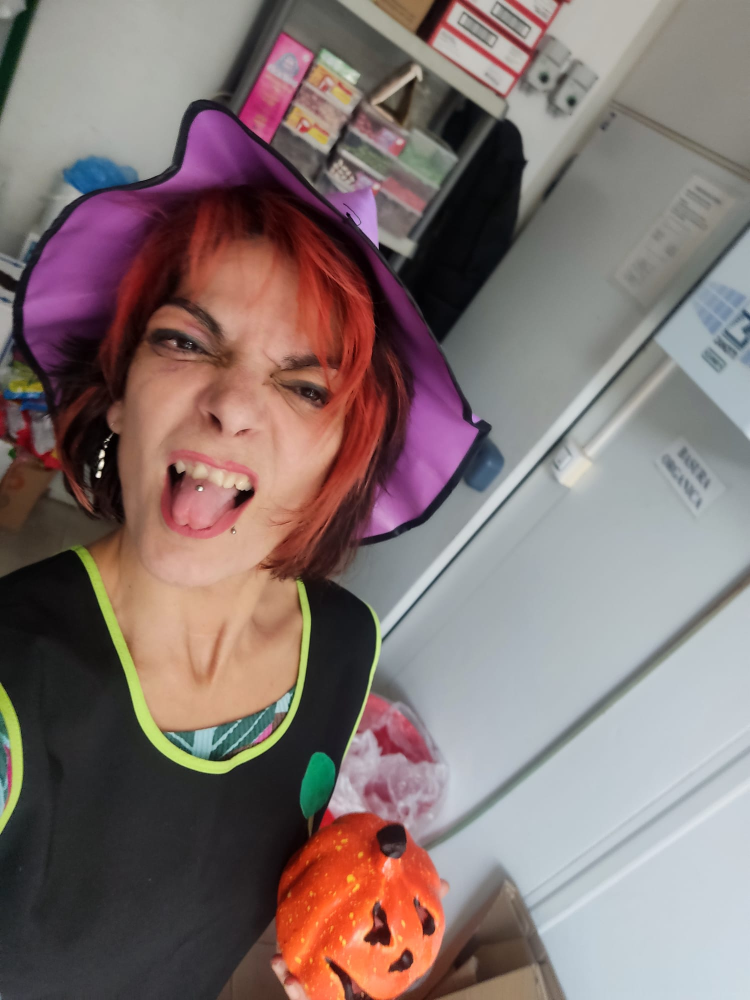
#> input picture Video aniversario/1.jpeg, 1500 x 2000 px (shown at 1/2 size)
$ python -i cuadros-video.py   (imports and definitions only)
#> lines starting #> are read from the running program, lines starting #| are printed output that depends on the picture
"""Prepara todos los fotogramas del vídeo, en orden, numerados.

Entrada (dos cartelas) · las fotos · «Todas» · el cierre.
Todos a 1080x1920, y las que no son verticales van sobre el verde, sin recortar.
"""
import os
import shutil
import sys

from PIL import Image, ImageFilter

# [1 line not run here, left out]

W, H = 1080, 1920
VERDE = (30, 154, 69)
VERDE_OSCURO = (16, 92, 42)

RAIZ = r"C:\Users\Usuario\Desktop\APP Malato\Video aniversario"
CARTELAS = os.path.join(RAIZ, "cartelas")
SALIDA = os.path.join(RAIZ, "cuadros")

# [3 lines not run here, left out]


def fondo_verde():
    img = Image.new("RGB", (W, H), VERDE)
    d = ImageDraw = None
    from PIL import ImageDraw
    d = ImageDraw.Draw(img)
    for y in range(H):
        t = y / H
        r = int(VERDE_OSCURO[0] + (VERDE[0] - VERDE_OSCURO[0]) * (1 - t))
        g = int(VERDE_OSCURO[1] + (VERDE[1] - VERDE_OSCURO[1]) * (1 - t))
        b = int(VERDE_OSCURO[2] + (VERDE[2] - VERDE_OSCURO[2]) * (1 - t))
        d.line([(0, y), (W, y)], fill=(r, g, b))
    return img


def encaja_entera(ruta):
    """La foto ENTERA, sin recortar: se ve más pequeña, en el centro, sobre el verde."""
    im = Image.open(ruta).convert("RGB")
    base = fondo_verde()
    escala = min(W / im.size[0], (H - 240) / im.size[1])
    n = (int(im.size[0] * escala), int(im.size[1] * escala))
    im = im.resize(n, Image.LANCZOS)
    base.paste(im, ((W - n[0]) // 2, (H - n[1]) // 2))
    return base


def encaja(ruta):
    """La foto, llenando 1080x1920. Si no es vertical, sobre el verde y sin recortar."""
#> called with ruta = '../Video aniversario/1.jpeg'
    im = Image.open(ruta).convert("RGB")
#> im is the input picture: PIL image 1500x2000 RGB; mean R, G, B 131, 115, 113
    # solo se recorta si la foto ya es casi 9:16; si no, se ve ENTERA sobre el verde
    if abs(im.size[0] / im.size[1] - W / H) > 0.10:
        base = fondo_verde()
#> in fondo_verde, `img = Image.new("RGB", (W, H), VERDE)`:
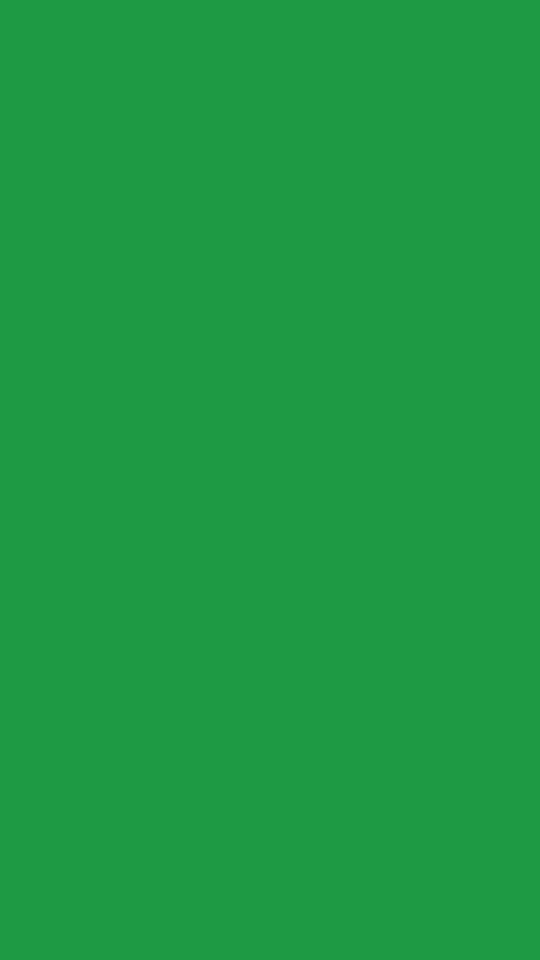
#> img: PIL image 1080x1920 RGB (shown at 1/2 size); mean R, G, B 30, 154, 69
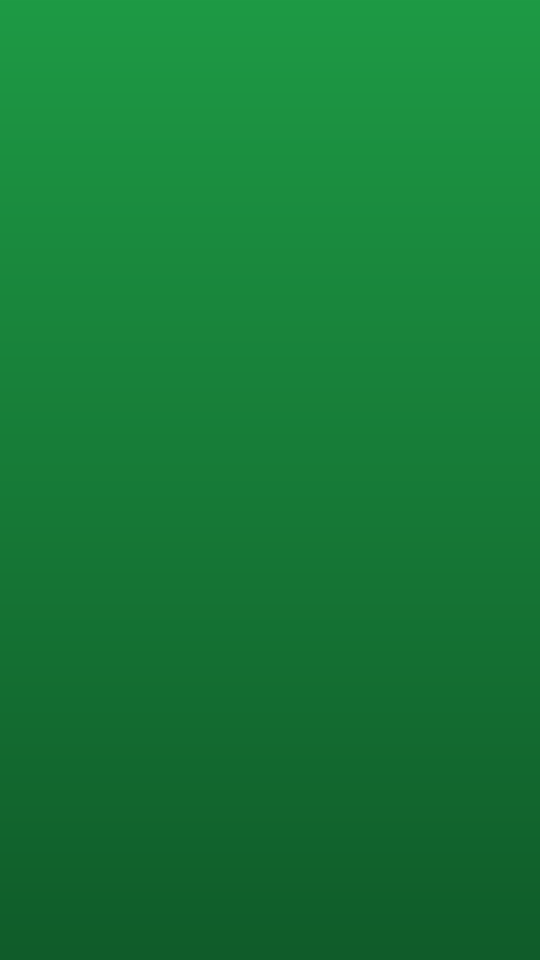
#> base: PIL image 1080x1920 RGB (shown at 1/2 size); mean R, G, B 22.5, 122.5, 55
        escala = min(W / im.size[0], (H - 200) / im.size[1])
#> escala = 0.72
        n = (int(im.size[0] * escala), int(im.size[1] * escala))
#> n = (1080, 1440)
        im = im.resize(n, Image.LANCZOS)
#> im: PIL image 1080x1440 RGB
        base.paste(im, ((W - n[0]) // 2, (H - n[1]) // 2))
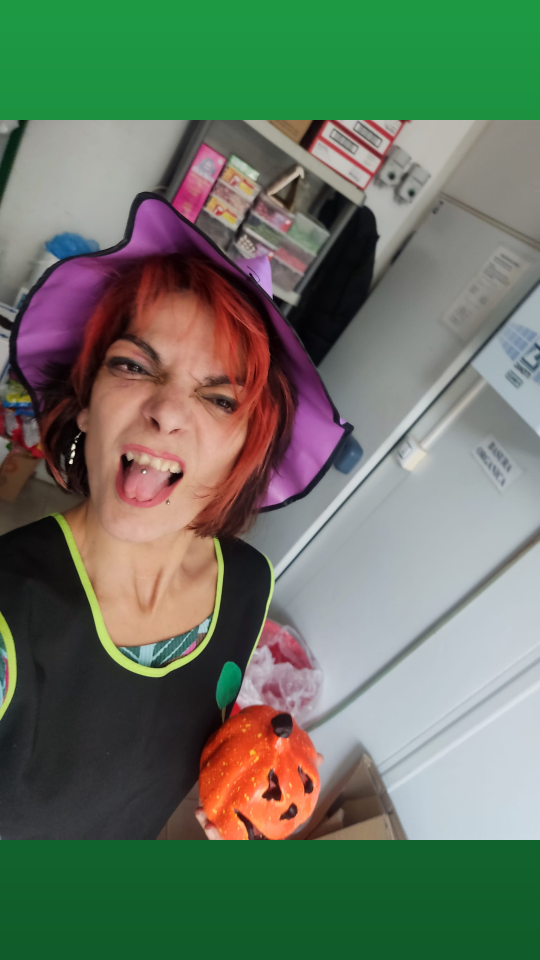
#> base: PIL image 1080x1920 RGB (shown at 1/2 size); mean R, G, B 103.9, 116.9, 98.5
        return base
    escala = max(W / im.size[0], H / im.size[1])
    n = (int(im.size[0] * escala), int(im.size[1] * escala))
    im = im.resize(n, Image.LANCZOS)
    x = (n[0] - W) // 2
    y = (n[1] - H) // 2
    return im.crop((x, y, x + W, y + H))
    # si no, entera sobre ella misma desenfocada: sin bandas y sin perder nada
    base = im.resize((W, H), Image.LANCZOS).filter(ImageFilter.GaussianBlur(45))
    escala = min(W / im.size[0], (H - 200) / im.size[1])
    n = (int(im.size[0] * escala), int(im.size[1] * escala))
    im = im.resize(n, Image.LANCZOS)
    base.paste(im, ((W - n[0]) // 2, (H - n[1]) // 2))
    return base


cuadros = []

# --- la del aniversario, lo PRIMERO de todo, antes de la cartela
_m20 = [f for f in os.listdir(RAIZ)
        if os.path.splitext(f)[0].strip().lower() == "malato20aniversario"
        and f.lower().endswith((".jpeg", ".jpg", ".png"))]
# [10 lines not run here, left out]

# --- las fotos
import random
fotos = sorted([f for f in os.listdir(RAIZ)
                if f.lower().endswith((".jpeg", ".jpg")) and "todas" not in f.lower()
                and "malato20" not in f.lower()])
# primero la «1», después la «2», y luego el resto barajado
primero = []
# [4 lines not run here, left out]
resto = [f for f in fotos if f not in primero]
# el orden se guarda la primera vez y YA NO CAMBIA
_orden_path = os.path.join(RAIZ, "orden.txt")
# [6 lines not run here, left out]
# sin repetidas: se comparan las IMÁGENES, no los ficheros
def _huella(ruta):
    im = Image.open(ruta).convert("L").resize((8, 8), Image.LANCZOS)
    px = list(im.getdata())
    med = sum(px) / len(px)
    return [1 if v > med else 0 for v in px]

def _parecidas(a, b):
    return sum(1 for x, y in zip(a, b) if x != y) <= 10

_huellas, _unicas = [], []
# [6 lines not run here, left out]
fotos = _unicas
# se guarda el orden para que no cambie nunca más
# [2 lines not run here, left out]

# fuera la foto que cae en el segundo 29
_total = 2 + 1 + len(fotos) + 1 + 3     # aniversario(2) + arbol(1) + fotos + Todas + cierre
_dur = 124.36 / _total
_no_usar = []
_lista = os.path.join(RAIZ, "no-usar.txt")
# [5 lines not run here, left out]

# la foto «23», clavada en el segundo 23
_f23 = [f for f in fotos if os.path.splitext(f)[0].strip() == "23"]
# [23 lines not run here, left out]

# --- «Todas», al final de las fotos
todas = r"C:\Users\Usuario\Desktop\APP Malato Documentación\FotosAniversario\Todas.jpeg"
# [16 lines not run here, left out]

>>> result = encaja('../Video aniversario/1.jpeg')

$ run again, on Video aniversario/WhatsApp Image 2026-11-06 at 09.17.18 (2).jpeg
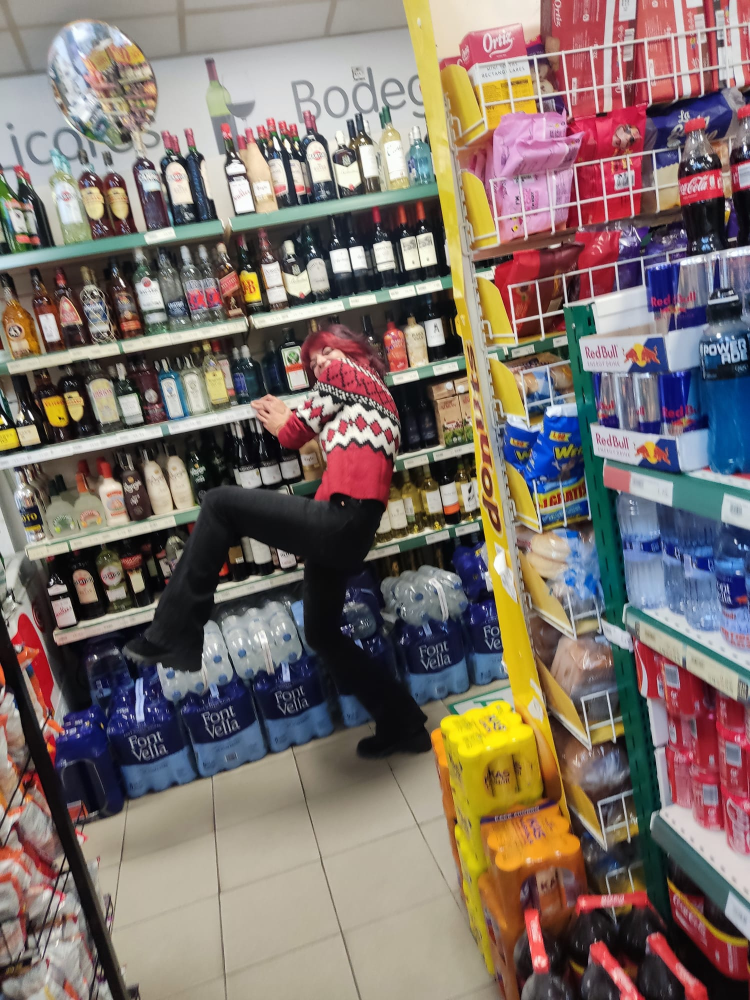
#> input picture Video aniversario/WhatsApp Image 2026-11-06 at 09.17.18 (2).jpeg, 1500 x 2000 px (shown at 1/2 size)
#> in encaja, im is the input picture: PIL image 1500x2000 RGB; mean R, G, B 127.2, 114, 107.8
#> im: PIL image 1080x1440 RGB
#> in encaja, `base.paste(im, ((W - n[0]) // 2, (H - n[1]) // 2))`:
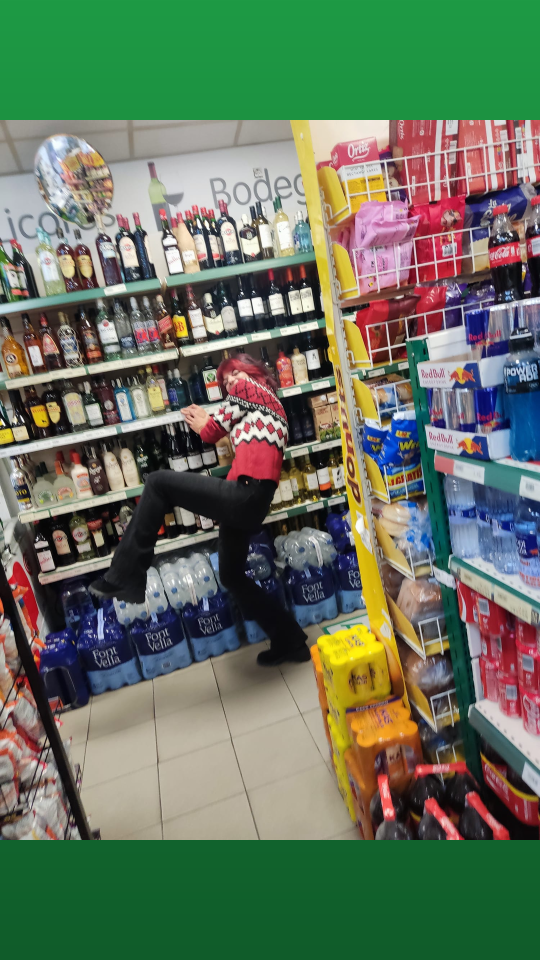
#> base: PIL image 1080x1920 RGB (shown at 1/2 size); mean R, G, B 101, 116.1, 94.6
